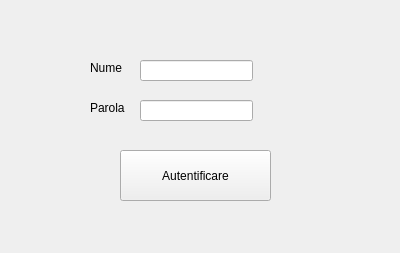
<?xml version="1.0" encoding="UTF-8"?>
<ui version="4.0">
 <class>Form</class>
 <widget class="QWidget" name="Form">
  <property name="geometry">
   <rect>
    <x>0</x>
    <y>0</y>
    <width>400</width>
    <height>253</height>
   </rect>
  </property>
  <property name="windowTitle">
   <string>Form</string>
  </property>
  <widget class="QPushButton" name="pushButton">
   <property name="geometry">
    <rect>
     <x>120</x>
     <y>150</y>
     <width>151</width>
     <height>51</height>
    </rect>
   </property>
   <property name="text">
    <string>Autentificare</string>
   </property>
  </widget>
  <widget class="QLineEdit" name="lineEdit">
   <property name="geometry">
    <rect>
     <x>140</x>
     <y>60</y>
     <width>113</width>
     <height>21</height>
    </rect>
   </property>
  </widget>
  <widget class="QLineEdit" name="lineEdit_2">
   <property name="geometry">
    <rect>
     <x>140</x>
     <y>100</y>
     <width>113</width>
     <height>21</height>
    </rect>
   </property>
  </widget>
  <widget class="QLabel" name="label">
   <property name="geometry">
    <rect>
     <x>90</x>
     <y>60</y>
     <width>49</width>
     <height>16</height>
    </rect>
   </property>
   <property name="text">
    <string>Nume</string>
   </property>
  </widget>
  <widget class="QLabel" name="label_2">
   <property name="geometry">
    <rect>
     <x>90</x>
     <y>100</y>
     <width>49</width>
     <height>16</height>
    </rect>
   </property>
   <property name="text">
    <string>Parola</string>
   </property>
  </widget>
 </widget>
 <resources/>
 <connections/>
</ui>
